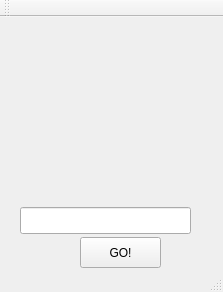
<?xml version="1.0" encoding="UTF-8"?>
<ui version="4.0">
 <class>JoystickWindow</class>
 <widget class="QMainWindow" name="JoystickWindow">
  <property name="geometry">
   <rect>
    <x>0</x>
    <y>0</y>
    <width>223</width>
    <height>292</height>
   </rect>
  </property>
  <property name="windowTitle">
   <string>JoystickWindow</string>
  </property>
  <property name="windowIcon">
   <iconset resource="icons.qrc">
    <normaloff>:/image/joystick.png</normaloff>:/image/joystick.png</iconset>
  </property>
  <widget class="QWidget" name="centralWidget">
   <widget class="QLineEdit" name="leJs">
    <property name="geometry">
     <rect>
      <x>20</x>
      <y>190</y>
      <width>171</width>
      <height>27</height>
     </rect>
    </property>
   </widget>
   <widget class="QPushButton" name="btConnect">
    <property name="geometry">
     <rect>
      <x>80</x>
      <y>220</y>
      <width>81</width>
      <height>31</height>
     </rect>
    </property>
    <property name="text">
     <string>GO!</string>
    </property>
   </widget>
   <widget class="QLabel" name="lbLeft">
    <property name="geometry">
     <rect>
      <x>20</x>
      <y>70</y>
      <width>21</width>
      <height>17</height>
     </rect>
    </property>
    <property name="text">
     <string/>
    </property>
   </widget>
   <widget class="QLabel" name="lbRigth">
    <property name="geometry">
     <rect>
      <x>180</x>
      <y>70</y>
      <width>21</width>
      <height>17</height>
     </rect>
    </property>
    <property name="text">
     <string/>
    </property>
   </widget>
   <widget class="QLabel" name="lbFront">
    <property name="geometry">
     <rect>
      <x>100</x>
      <y>0</y>
      <width>16</width>
      <height>21</height>
     </rect>
    </property>
    <property name="text">
     <string/>
    </property>
   </widget>
   <widget class="QLabel" name="lbBack">
    <property name="geometry">
     <rect>
      <x>100</x>
      <y>150</y>
      <width>21</width>
      <height>17</height>
     </rect>
    </property>
    <property name="text">
     <string/>
    </property>
   </widget>
  </widget>
  <widget class="QMenuBar" name="menuBar">
   <property name="geometry">
    <rect>
     <x>0</x>
     <y>0</y>
     <width>223</width>
     <height>25</height>
    </rect>
   </property>
  </widget>
  <widget class="QToolBar" name="mainToolBar">
   <attribute name="toolBarArea">
    <enum>TopToolBarArea</enum>
   </attribute>
   <attribute name="toolBarBreak">
    <bool>false</bool>
   </attribute>
  </widget>
  <widget class="QStatusBar" name="statusBar"/>
 </widget>
 <layoutdefault spacing="6" margin="11"/>
 <resources>
  <include location="icons.qrc"/>
 </resources>
 <connections/>
</ui>
